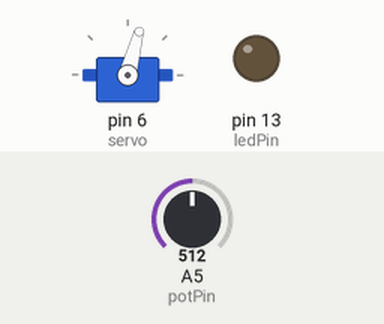
Recording of a sketch running on a simulated Arduino Uno, built with avr-gcc and run on an emulated ATmega328P. Shown: servo, output pins drawn as LEDs (lit = HIGH). The inputs (shaded band) are chosen by the test bench; at power-on: A5 (potPin) = 512. What the sketch prints to the serial monitor is not drawn.

Above: at 0.05 s.
Timing chart, 0 to 5.8 s (numbered marks = the images above):
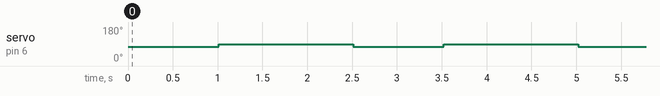

Measured:
- by itself, servo on pin 6 (servo): alternates 90° for 1.5 s and 75° for 1.0 s

The sketch:

robot_new.ino
```cpp
#include <Servo.h>
#include <math.h>

Servo servo;

int potPin = 5;    // select the input pin for the potentiometer
int ledPin = 13;   // select the pin for the LED
int val = 0;       // variable to store the value coming from the sensor
int maxi = 15;     //max val, then servo will not go faster than 90-15 = 75
int tot_time = 1.5; //time it takes for full rotation at max speed (seconds)
int max_val = 0;
//int mov = 1; //!!!!!!!!!!!!! Does the whole arduino script run when I call it through MATLAB? Because if not, robot will only move once

void setup() {

  pinMode(ledPin, OUTPUT);  // declare the ledPin as an OUTPUT
  servo.attach(6); // attaches pin 6 to the servo object
  servo.write(90);  // tell servo to not move, before initializing serial port

  // initialize serial port
  Serial.begin(115200);
}

void loop() {

  // put your main code here, to run repeatedly:

  //if (Serial.available() > 0) { // if there is a serial port available

    int option = 2;//Serial.read(); // read data from MATLAB

    if (option == 1) { //calibration phase, to move motor to desired initial position

      val = round((analogRead(potPin) - 98) / 4); //so val is 0 when there is no force input, and has less sensitivity
      if (val < 0) {
        val = 0; //might be jitter in input, this avoids negative values
      }

      servo.write(90 - val); //tell servo to move clockwise at a speed that depends on val (bigger the val, bigger the speed)
      delay(10);                   // waits X miliseconds for the servo to reach the position
    }

    else if (option == 2) {  //rotate clockwise at constant speed, return max value of force
      int mov = 1;
      if (mov = 1) {
        //tot_time = Serial.read(); // read data from MATLAB
        servo.write(90 - maxi); //tell servo to move clockwise at a certain speed
        int time_left = tot_time * 1000;

        while (time_left > 0) {
          delay(10); // needs to be between write and analogRead so it reads correct value
          val = (analogRead(potPin) - 98) / 4; // read analog input
          if (val < 0) {
            val = 0;
          }

          if (val > max_val) {
            max_val = val;
          }
          time_left = time_left - 10; //time left for feedback (miliseconds)
        }

        Serial.println(max_val);
        servo.write(90);  // tell servo to not move
        delay(1500);//(10);
        //Serial.print("\n");              // prints a tab
        max_val = 0;
        mov = 0;
      }
    }
  //}

}
```
